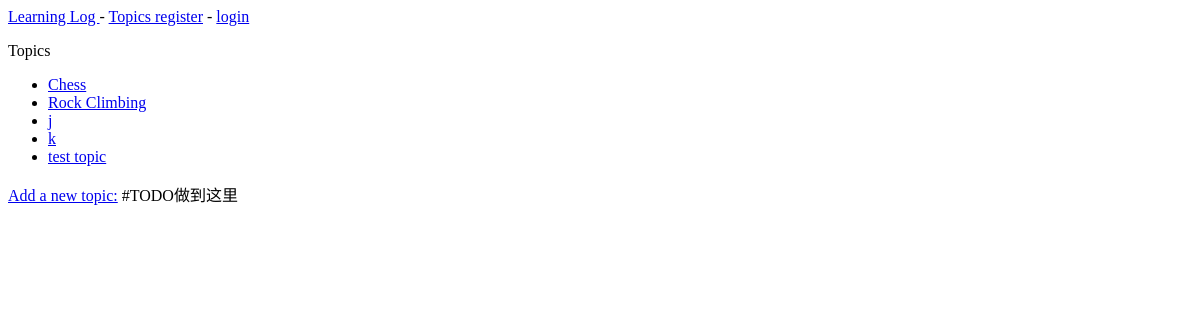
/topics/, run on an earlier commit of the app's database.
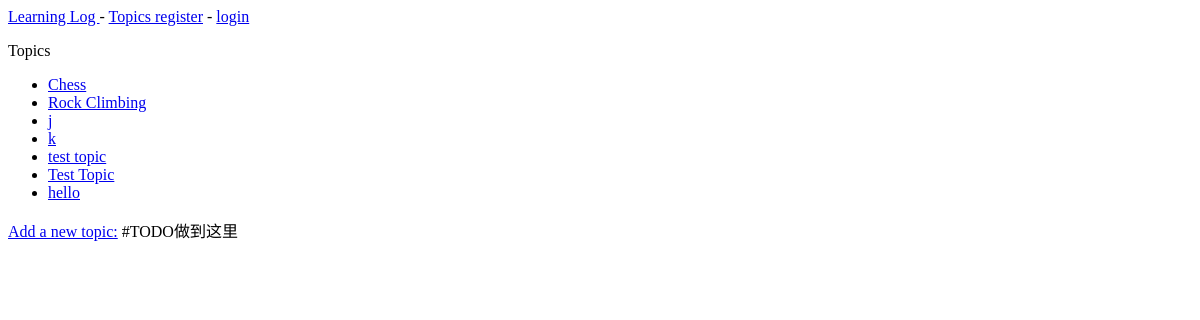
And on a later commit of the database.
### learning_logs/models.py (models this page shows)
class Topic(models.Model):
    text = models.CharField(max_length=200)
    date_add = models.DateTimeField(auto_now_add=True)
    def __str__(self):
        return self.text

### learning_logs/views.py (the view)
# urls.py: path('topics/',views.topics, name="topics"),
def topics(request):
    topics = Topic.objects.order_by('date_add')
    context = {'topics':topics}
    return render(request, 'learning_logs/topics.html',context)

### learning_logs/templates/learning_logs/topics.html (shortened to what this page needs)
{% extends 'learning_logs/base.html' %}
{% block content%}
    <p>Topics</p>
    <ul>
        {% for topic in topics %}
            <li>
            <a href="{% url 'learning_logs:topic' topic.id%}"> {{topic}}</a>
            </li>
        {% empty %}
            <li>No topics have been added yet.</li>
        {% endfor %}
    </ul>
    <a href="{% url 'learning_logs:new_topic' %}">Add a new topic:</a>
{% endblock content %}

What changed in the data, as far as the page shows it:
added Topic: text "Test Topic"
added Topic: text "hello"
